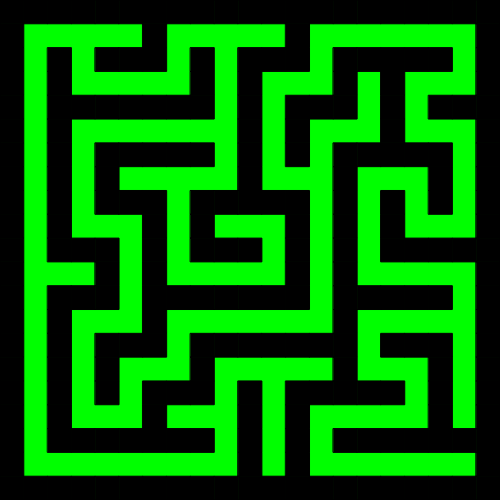
Frame 1 (no input)
Frame 60 (no input): identical to frame 1, image omitted
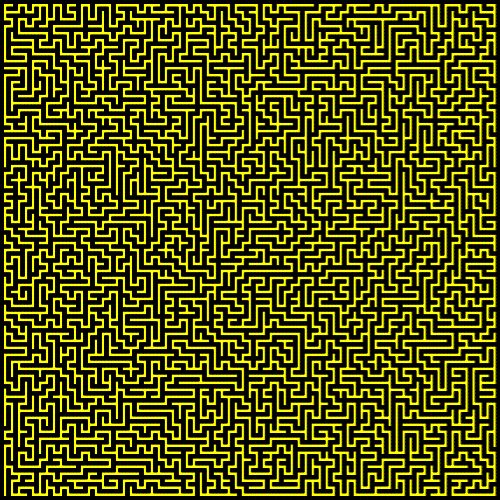
Frame 120 (the mouse pressed at the canvas centre since frame 60)

The p5.js sketch that drew these frames (run headless with seeded random() and noise() and a simulated clock; from frame 60 on, the mouse is pressed at the canvas centre):

// p5.js sketch
// ── sketch.js
// This artwork shows a maze that has been randomly generated that is scalable to any dimensions (obviously there is a limit on how big it can be due to pixel limitations)
// I decided for this specific range because it shows constantly changing maze effect but when you make the maze big and dense enough the P5 scaling makes an effect of
// circles appearing that I really like

// Move the mouse left and right to change the size of the maze and colour of the background of the maze



//Settings
const showFramerate = false;
const showPointer = false;
const showGeneration = false;
const keyboardStep = false;
const colourBasedOnFramerate = false; //I experimented with the colour being based on the framerate but the mouse postion seemed better. Try setting this to true to try framerate out
const patchSize = 500;

//Init Global Vars
size = 10;
totalGridSize = 0;
pixelSize = 0;

mazeArray = null;
visited = null;
visitedCells = null;
numOfCells = 0;
xPos = 0;
yPos = 0;

function calculateSize() {
  //Calculate size variables for the maze
  totalGridSize = (size*2)+1;
  pixelSize = patchSize/totalGridSize;
}

function randint(min, max) {
  //https://stackoverflow.com/questions/1527803/generating-random-whole-numbers-in-javascript-in-a-specific-range
  //Used code from 2nd answer on this page
  min = Math.ceil(min);
  max = Math.floor(max);
  return Math.floor(Math.random() * (max - min + 1)) + min;
}

function drawWaffle() {
  //Create a "waffle" in the mazeArray as the starting point for the maze
  //VERTICAL
  for (x = 0; x < size+1; x++) {
    for (y = 0; y < totalGridSize; y++) {
      mazeArray[y][x*2] = true;
    }
  }
  //HORIZONTAL
  for (y = 0; y < size+1; y++) {
    for (x = 0; x < totalGridSize; x++) {
      mazeArray[y*2][x] = true;
    }
  }
  //for (y = 0; y < size+1; y++) {
  //  rect(0, y*pixelSize*2, patchSize, pixelSize);
  //}
}

function generateMaze() {
  calculateSize();
  //Initialise empty 2D array mazeArray containing only false
  mazeArray = Array(totalGridSize);
  for (i = 0; i < totalGridSize; i++) {
    mazeArray[i] = Array(totalGridSize).fill(false);
  }
  //Initialise empty 2D array visited containing only false
  visited = Array(size);
  for (i = 0; i < size; i++) {
    visited[i] = Array(size).fill(false);
  }
  //Initialse arrays for storing and counting previous cells
  visitedCells = [];
  numOfCells = 0;

  //Pick starting position
  xPos = randint(0,size-1);
  yPos = randint(0,size-1);
  //console.log(xPos);
  //console.log(yPos);

  //Add starting cell as a visited cell
  visited[yPos][xPos] = true;
  visitedCells.push([xPos,yPos])
  numOfCells += 1;

  drawWaffle();

  //Generation Algorithm
  if (!showGeneration) {
    while (numOfCells >= 1) {
      mazeIteration();
    }
  }

}

function mazeIteration() {
  //Next iteration of maze algorithm
  //Make a list of possible directions to go
  possibleDirections = []
  if (xPos > 0) {
    if (!(visited[yPos][xPos-1])) {
      //LEFT
      possibleDirections.push([-1,0]);
    }
  }
  if (xPos < size-1) {
    if (!(visited[yPos][xPos+1])) {
      //RIGHT
      possibleDirections.push([1,0]);
    }
  }
  if (yPos > 0) {
    if (!(visited[yPos-1][xPos])) {
      //UP
      possibleDirections.push([0,-1]);
    }
  }
  if (yPos < size-1) {
    if (!(visited[yPos+1][xPos])) {
      //DOWN
      possibleDirections.push([0,1]);
    }
  }
  if (possibleDirections.length == 0) {
    //No-where to go
    //Move to previous cell
    delete visitedCells[numOfCells-1];//Delete current cell
    numOfCells -= 1
    prevPos = visitedCells[numOfCells-1];
    if (numOfCells > 0) {//Movw to previus cell if there is one
      xPos = prevPos[0];
      yPos = prevPos[1];
    }
    
  }
  else {
    //Pick a  random directon
    directionId = randint(0,possibleDirections.length-1);
    direction = possibleDirections[directionId];

    //Get actual position of maze in array
    realX = 2*xPos+1;
    realY = 2*yPos+1;

    //Move in direciton to knock out wall from waffle
    realX += direction[0];
    realY += direction[1];

    xPos += direction[0];
    yPos += direction[1];

    //Update arrays to show that cell was visited
    mazeArray[realY][realX] = false;
    visited[yPos][xPos] = true;
    visitedCells[numOfCells] = [xPos,yPos];
    numOfCells += 1;
  }
}

function drawPointer() {
  //Draw green pointer to show where current iteration is
  realX = 2*xPos+1;
  realY = 2*yPos+1;
  stroke(0,0,255);
  fill(0,0,255);
  rect(realX*pixelSize,realY*pixelSize,pixelSize,pixelSize);
}

function drawMaze() {
  //Draw maze from array
  for (x = 0; x < totalGridSize; x++) {
    for (y = 0; y < totalGridSize; y++) {
      if (mazeArray[y][x]) {
        rect(x*pixelSize,y*pixelSize,pixelSize,pixelSize);
      }
    }
  }
}

function generateColour(fraction) {
  //Generate colour that maze should be
  if (colourBasedOnFramerate) {
    fraction = 1/frameRate();
  }
  if (fraction < 0.5) {
    background(fraction*511, 255,0);
  }
  else {
    background(255, 511-fraction*511,0);
  }
  
}

function setup(){
  //When script is first loaded
  createCanvas(patchSize, patchSize);
  generateMaze();
  //frameRate(20);
}

function draw(){ // draws the artwork
  generateColour(mouseX/patchSize);
  //Make rectangle
  fill(0,0,0);
  stroke(0,0,0);
  //IF ENABLED SHOW GENERATION STEPS (for debugging)
  if (showGeneration & !keyboardStep) {
    if (numOfCells >= 1) {
      mazeIteration();
    }
  }

  //Interaction only works in box
  if (mouseX < 4) {
    mouseX2 = 4;
  }
  else if (mouseX > patchSize) {
    mouseX2 = patchSize;
  }
  else {
    mouseX2 = mouseX;
  }

  //Set the size of maze from mouse X
  mazeSize = Math.floor(mouseX2/3.5)
  //If different maze size to last generate new maze
  if (mazeSize != size & mouseY > 0 & mouseY < patchSize) {
    size = mazeSize;
    generateMaze();
  }
  drawMaze();

  //Draw Framerate at top left
  if (showFramerate) {
    stroke(255);
    fill(255);
    textSize(50);
    textAlign(LEFT,TOP);
    text(""+Math.round(frameRate()), 10, 20);
  }

  if (showPointer) {
    drawPointer();
  }
}

function keyPressed(){
  //Debug iteration step
  if (keyCode == 39) {
    if (keyboardStep) {
      if (numOfCells >= 1) {
        mazeIteration();
      }
    }
  }
}

function mousePressed(){
  //If clicked in box generate new maze
  if (mouseX > 0 & mouseX < patchSize & mouseY > 0 & mouseY < patchSize) {
    generateMaze();
  }
}
